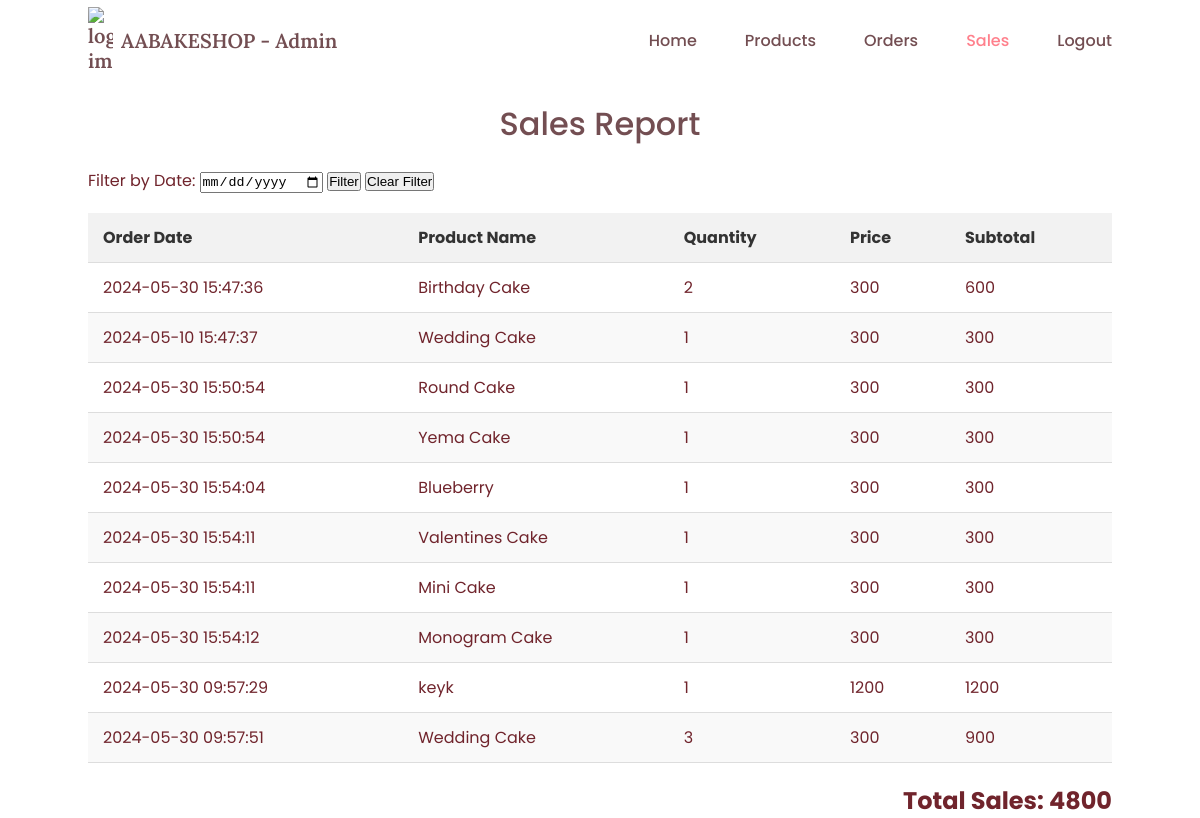
/admin/sales.php, run on the app's committed database.
### tables this page shows
CREATE TABLE `orders` (
  `order_id` int(11) NOT NULL,
  `user_id` int(11) NOT NULL,
  `session_id` varchar(255) NOT NULL,
  `product_id` int(255) NOT NULL,
  `product_name` varchar(255) NOT NULL,
  `quantity` int(255) NOT NULL,
  `price` int(255) NOT NULL,
  `order_date` timestamp NOT NULL DEFAULT current_timestamp() ON UPDATE current_timestamp(),
  `subtotal` int(255) NOT NULL,
  `status` varchar(255) DEFAULT 'pending',
  `tracking_number` varchar(16) NOT NULL
);

CREATE TABLE `products` (
  `product_id` int(11) NOT NULL,
  `product_name` varchar(255) NOT NULL,
  `Description` varchar(255) NOT NULL,
  `category_id` varchar(255) NOT NULL,
  `size_id` varchar(255) NOT NULL,
  `stock` varchar(255) NOT NULL,
  `price` varchar(255) NOT NULL,
  `status` varchar(255) NOT NULL,
  `product_image` varchar(255) NOT NULL
);

### admin/sales.php (the view, shortened to what this page needs)
<!DOCTYPE html>
<html lang="en">
<head>
    <link href="https://cdn.jsdelivr.net/npm/remixicon@2.5.0/fonts/remixicon.css" rel="stylesheet">
    <link rel="stylesheet" href="../css/styles.css">
</head>
<body>
    <header class="header" id="header">
        <nav class="nav container">
            <a href="index.php" class="nav_logo">
                <img src="../assets/img/cake_logo.png" alt="logo image">
                AABAKESHOP - Admin
            </a>
            <div class="nav_menu" id="nav-menu">
                <ul class="nav_list">
                    <li class="nav_item">
                        <a href="index.php" class="nav_link">Home</a>
                    </li>
                    <li class="nav_item">
                        <a href="products.php" class="nav_link">Products</a>
                    </li>
                    <li class="nav_item">
                        <a href="order.php" class="nav_link">Orders</a>
                    </li>
                    <li class="nav_item">
                        <a href="sales.php" class="nav_link active-link">Sales</a>
                    </li>
                </ul>
            </div>
            <a href="admin_logout.php" class="nav_link">Logout</a>
        </nav>
    </header>
    <div class="container">
        <h1>Sales Report</h1>
        <div class="filter-form">
            <form method="GET" action="sales.php">
                <label for="filter_date">Filter by Date:</label>
                <input type="date" id="filter_date" name="filter_date">
                <button type="submit">Filter</button>
                <button type="button" onclick="window.location.href='sales.php'">Clear Filter</button>
            </form>
        </div>
        <table>
            <thead>
                <tr>
                    <th>Order Date</th>
                    <th>Product Name</th>
                    <th>Quantity</th>
                    <th>Price</th>
                    <th>Subtotal</th>
                </tr>
            </thead>
            <tbody>
                <?php
                include_once '../db_connection.php';
                $sql = "SELECT o.order_date, p.product_name, o.quantity, o.price, (o.quantity * o.price) as subtotal
                        FROM orders o
                        JOIN products p ON o.product_id = p.product_id";
                $result = $conn->query($sql);
                $total_sales = 0;
                if ($result->num_rows > 0) {
                    while ($row = $result->fetch_assoc()) {
                        echo "<tr>";
                        echo "<td>".$row["order_date"]."</td>";
                        echo "<td>".$row["product_name"]."</td>";
                        echo "<td>".$row["quantity"]."</td>";
                        echo "<td>".$row["price"]."</td>";
                        echo "<td>".$row["subtotal"]."</td>";
                        echo "</tr>";
                        $total_sales += $row["subtotal"];
                    }
                } else {
                    echo "<tr><td colspan='5'>No sales data found</td></tr>";
                }
                ?>
            </tbody>
        </table>
        <div class="total-sales">
            Total Sales: <?php echo $total_sales; ?>
        </div>
    </div>
</body>
</html>

### css/styles.css (style rules this page uses)
:root { --header-height: 3.5rem; --first-color: hsl(354, 100%, 96%); --first-color-alt: hsl(354, 100%, 94%); --title-color: hsl(354, 19%, 38%); --text-color: hsl(354, 51%, 29%); --text-color-light: hsl(354, 70%, 36%); --body-color: hsl(0, 0%, 100%); --container-color: hsl(0, 0%, 100%); --btn-color: hsl(354,100%,75%); --body-font: "Poppins", sans-serif; --title-font: "Lora", serif; --subtitle-font: "Dancing Script", cursive; --biggest-font-size: 2.25rem; --h1-font-size: 1.5rem; --h2-font-size: 1.25rem; --h3-font-size: 1rem; --normal-font-size: .938rem; --small-font-size: .813rem; --smaller-font-size: .75rem; --font-medium: 500; --font-semi-bold: 600; --z-tooltip: 10; --z-fixed: 100; }
@media screen and (min-width: 1024px) { :root { --biggest-font-size: 4rem; --h1-font-size: 2.25rem; --h2-font-size: 1.5rem; --h3-font-size: 1.25rem; --normal-font-size: 1rem; --small-font-size: .875rem; --smaller-font-size: .813rem; } }
* { box-sizing: border-box; padding: 0; margin: 0; }
html { scroll-behavior: smooth; }
body { font-family: var(--body-font); font-size: var(--normal-font-size); background-color: var(--body-color); color: var(--text-color); transition: background 0.4s; }
h1, h2, h3 { color: var(--title-color); font-weight: var(--font-medium); }
ul { list-style: none; }
a { text-decoration: none; }
img { max-width: 100%; height: auto; }
.container { max-width: 1024px; margin-inline: 1.5rem; }
.active-link { color: var(--first-color); }
.header { position: fixed; width: 100%; background-color: var(--body-color); top: 0; left: 0; z-index: var(--z-fixed); transition: box-shadow .3s, background .4s; }
.nav { position: relative; height: var(--header-height); display: flex; justify-content: space-between; align-items: center; }
.nav_logo, .nav_toggle, .nav_close { display: flex; color: var(--title-color); }
.nav_logo { align-items: center; column-gap: .5rem; font-family: var(--title-font); font-size: var(--h3-font-size); font-weight: var(--font-semi-bold); transition: color .3s; }
.nav_logo img { width: 25px; }
.nav_list { display: flex; flex-direction: column; text-align: center; row-gap: 2rem; }
.nav_link { color: var(--title-color); font-weight: var(--font-medium); transition: color .4s; }
.active-link { color: var(--btn-color); }
@media screen and (min-width: 767px) { .nav { column-gap: 3rem; } }
@media screen and (min-width: 767px) { .nav_list { flex-direction: row; column-gap: 3rem; } }
@media screen and (min-width: 767px) { .nav_menu { margin-left: auto; } }
@media screen and (min-width: 1024px) { .nav { height: calc(var(--header-height) + 1.5rem); } }
@media screen and (min-width: 1064px) { .container { margin-inline: auto; } }

### admin/sales.php (style rules this page uses)
table { width: 100%; border-collapse: collapse; margin-top: 20px; }
th, td { padding: 12px 15px; text-align: left; border-bottom: 1px solid #ddd; }
th { background-color: #f2f2f2; font-weight: bold; color: #333; }
tr:nth-child(even) { background-color: #f9f9f9; }
h1 { text-align: center; margin-top: 100px; margin-bottom: 20px; }
.total-sales { font-size: 1.5em; font-weight: bold; text-align: right; margin-top: 20px; }
.filter-form { margin-bottom: 20px; }

### data on the page
orders: order_date "2024-05-30 15:47:36", product.product_name "Birthday Cake", quantity "2", price "300", subtotal "600"
orders: order_date "2024-05-10 15:47:37", product.product_name "Wedding Cake", quantity "1", price "300", subtotal "300"
orders: order_date "2024-05-30 15:50:54", product.product_name "Round Cake", quantity "1", price "300", subtotal "300"
orders: order_date "2024-05-30 15:50:54", product.product_name "Yema Cake", quantity "1", price "300", subtotal "300"
orders: order_date "2024-05-30 15:54:04", product.product_name "Blueberry", quantity "1", price "300", subtotal "300"
orders: order_date "2024-05-30 15:54:11", product.product_name "Valentines Cake", quantity "1", price "300", subtotal "300"
orders: order_date "2024-05-30 15:54:11", product.product_name "Mini Cake", quantity "1", price "300", subtotal "300"
orders: order_date "2024-05-30 15:54:12", product.product_name "Monogram Cake", quantity "1", price "300", subtotal "300"
orders: order_date "2024-05-30 09:57:29", product.product_name "keyk", quantity "1", price "1200", subtotal "1200"
orders: order_date "2024-05-30 09:57:51", product.product_name "Wedding Cake", quantity "3", price "300", subtotal "900"

### other printed values
$total_sales "4800"
